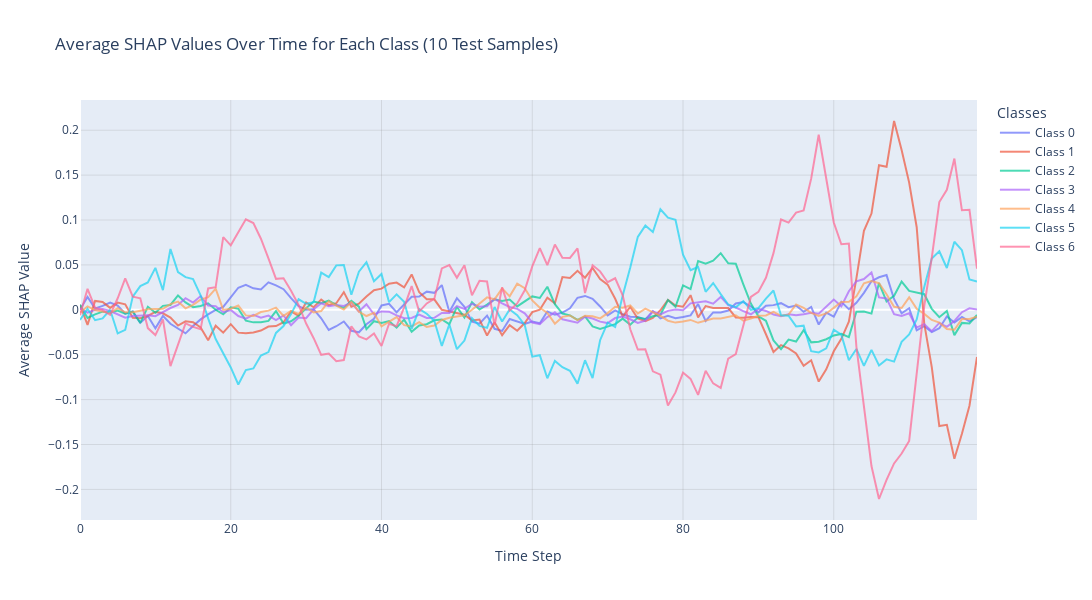

Source (notebook cell):
### Code cell
# Number of classes (from your label_mapping or model output)
num_classes = len(shap_values)

# Compute average SHAP value per time step for each class
shap_avg_per_class = [np.mean(class_shap, axis=0) for class_shap in shap_values]  # List of (120,) arrays

# Time steps (x-axis)
time_steps = np.arange(120)

# Create a Plotly figure
fig = go.Figure()

# Plot each class's average SHAP values
for class_idx, shap_avg in enumerate(shap_avg_per_class):
    fig.add_trace(
        go.Scatter(
            x=time_steps,
            y=shap_avg,
            mode="lines",
            name=f"Class {class_idx}",
            opacity=0.7,
            line=dict(width=2),
            hovertemplate="Time Step: %{x}<br>SHAP Value: %{y:.4f}<extra></extra>"
        )
    )

# Update layout for formatting
fig.update_layout(
    title="Average SHAP Values Over Time for Each Class",
    xaxis_title="Time Step",
    yaxis_title="Average SHAP Value",
    legend_title="Classes",
    width=1200,
    height=600,
    hovermode="x unified",  # Shows all classes' values on hover
    showlegend=True
)

# Add grid
fig.update_xaxes(showgrid=True, gridcolor="rgba(128, 128, 128, 0.2)", gridwidth=1)
fig.update_yaxes(showgrid=True, gridcolor="rgba(128, 128, 128, 0.2)", gridwidth=1)

# Display the plot
fig.show()
